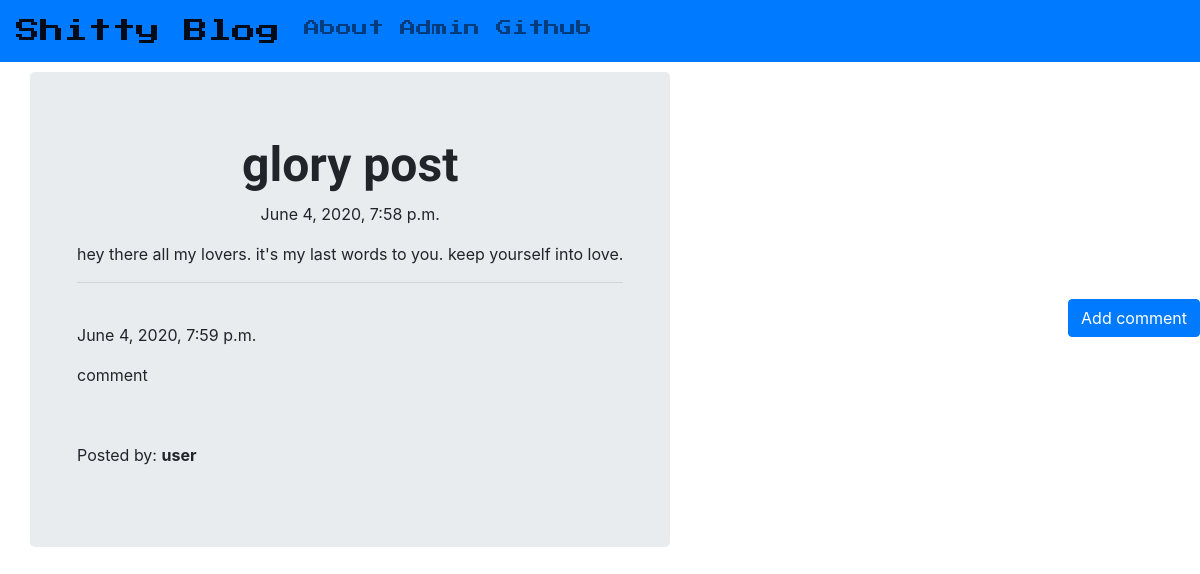
The app's page /post/4 with its own data.
### blog/models.py (models this page shows, shortened)
class Post(models.Model):
  author = models.ForeignKey('auth.User', on_delete=models.CASCADE)
  title = models.CharField(max_length=200)
  text = models.TextField()
  created_date = models.DateTimeField(default=timezone.now)
  published_date = models.DateTimeField(blank=True, null=True)

class Comment(models.Model):
  post = models.ForeignKey('blog.Post', related_name='comments', on_delete=models.CASCADE)
  author = models.CharField(max_length=200)
  text = models.TextField()
  created_date = models.DateTimeField(default=timezone.now)
  approved_comment = models.BooleanField(default=False)

### blog/views.py (the view)
# urls.py: path('post/<int:pk>', views.PostDetailView.as_view(), name='post_detail'),
class PostDetailView(DetailView):
  model = Post

### blog/templates/blog/post_detail.html (shortened to what this page needs)
{% extends 'blog/base.html' %}
{% block content %}
<div class="container">
  <h1 class='posttitle loader'>{{ post.title }}</h1>
  {% if post.published_date %}
  <div class="date postdate">
    {{ post.published_date }}
  </div>
  {% else %}
  <a class="btn btn-success" href="{% url 'post_publish' pk=post.pk %}">Publish</a>
  {% endif %}
  <p class='postcontent'>{{ post.text|safe|linebreaksbr }}</p>
  <hr>
  <a class="btn btn-primary btn-comment" href="{% url 'add_comment_to_post' pk=post.pk %}">Add comment</a>
</div>
<div class="container">
  {% for comment in post.comments.all %}
  <br>
  {% if user.is_authenticated or comment.approved_comment %}
  {{ comment.created_date }}
  <p>{{ comment.text|safe|linebreaks }}</p>
  <p>Posted by: <strong>{{ comment.author }}</strong></p>
  {% endif %}
  {% empty %}
  <p>No comments posted.</p>
  {% endfor %}
</div>
{% endblock %}

### blog/static/css/blog.css (style rules this page uses)
.postdate { text-align: center; }
.posttitle { font-family: 'Metal Mania', cursive; font-weight: bold; font-size: 3em; text-align: center; }
.postcontent { font-family: 'Metal Mania', cursive; font-size: 1.5em; }
.btn-comment { position: absolute; right: 0px; }
.loader { filter:hue-rotate(0deg); color: linear-gradient(45deg,#0f8,#08f); animation:hue 5000ms infinite linear; }

### records on screen
Post: title "glory post", published_date "June 4, 2020, 7:58 p.m.", text "hey there all my lovers. it's my last words to you. keep yourself into love."
Comment: created_date "June 4, 2020, 7:59 p.m.", text "comment", author "user"
